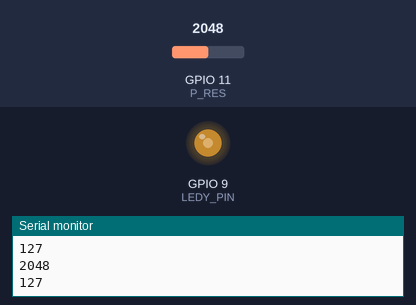
The sketch below on a simulated ESP32-S3. Shown: output pins drawn as LEDs (lit = HIGH), the last lines printed to the serial monitor. The test bench sets the inputs (shaded band); at power-on: GPIO 11 (P_RES) = 2048.

Above: at 1.2 s.
1.3 s: GPIO 11 (P_RES) set to 1228
At 2.1 s:
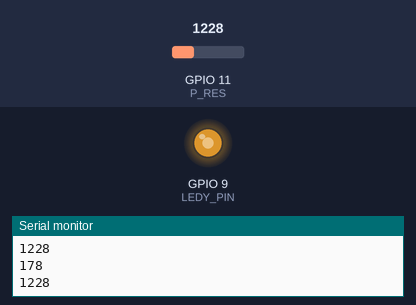
2.8 s: GPIO 11 (P_RES) set to 491
At 3.2 s:
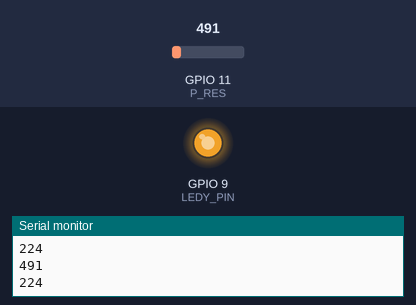
4.3 s: GPIO 11 (P_RES) set to 3603
At 5.5 s:
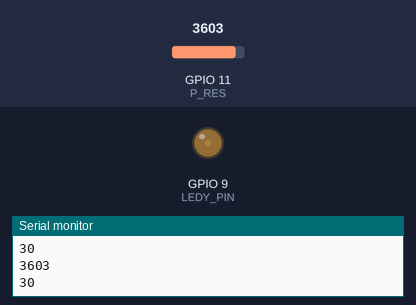
5.8 s: GPIO 11 (P_RES) set to 4095
At 6.6 s:
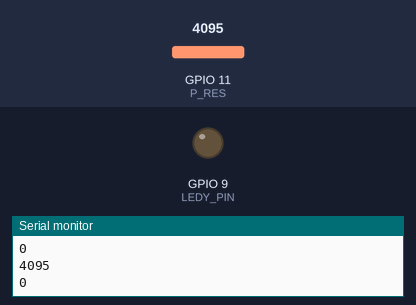
7.3 s: GPIO 11 (P_RES) set to 2047
At 7.8 s:
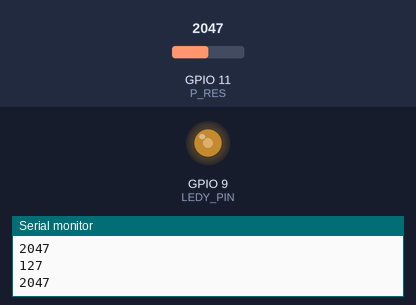
Timing chart, 0 to 9.8 s (numbered marks = the images above; inputs shaded):
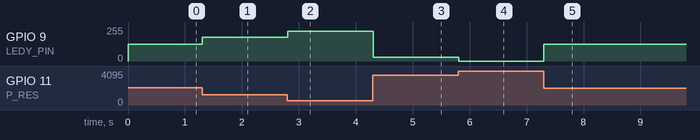

The sketch:

lab2part3.ino
```cpp
// Filename: lab2part3.ino
// Author: Ephraim Tran & Benjamin Hoang
// Date: 10/23/2026
// Description:  Uses a photoresistor voltage divider and the ADC to read room light,
//              then adjusts an LED's brightness with LEDC PWM (less light = brighter LED)

//Version 1.0
// Author: Ephraim Tran & Benjamin Hoang
// Date: 10/26/2026
// Changes:

// ================ Macros ================
#define LEDY_PIN 9
#define P_RES 11
#define freq 1000
#define read_max 4095


void setup() {
  Serial.begin(9600);
  ledcAttach(LEDY_PIN, freq, 8);  //Configures the PWM signal on the specified GPIO pin.
                                    //pin: GPIO pin number to output the PWM signal.
                                    //freq: Frequency of the PWM signal in Hertz.
                                    //res: Resolution of the PWM signal (1-14 bits).
}

void loop() {
  // put your main code here, to run repeatedly:
  uint16_t level = analogRead(P_RES);  //reads V on analog input pin, returns digital value corresponding to that V
                //This ranges from 0 to 4095 depending on the microcontroller.
                //Represents the analog signal's intensity.
  //Less light = more res, more light = less res
  uint8_t out = 255 * (1.0 - (float)level / read_max); // scale the analog input value to a duty cycle value, cast into float to avoid integer division

  ledcWrite(LEDY_PIN, out); //Sets the duty cycle for the PWM signal on the specified pin
                            //pin: GPIO pin number to write the duty cycle to.
                            //duty: Duty cycle to set (from 0 to 2res-1).
  Serial.println(level);
  Serial.println(out);    //For debugging the circuit
}
```

Measured:
- after the input at 1.3 s, GPIO 9 (LEDY_PIN): 127/255 → 177/255 at once
- after the input at 2.8 s, GPIO 9 (LEDY_PIN): 177/255 → 223/255 at once
- after the input at 4.3 s, GPIO 9 (LEDY_PIN): 223/255 → 30/255 at once
- after the input at 5.8 s, GPIO 9 (LEDY_PIN): 30/255 → 0/255 at once
- after the input at 7.3 s, GPIO 9 (LEDY_PIN): 0/255 → 127/255 at once
